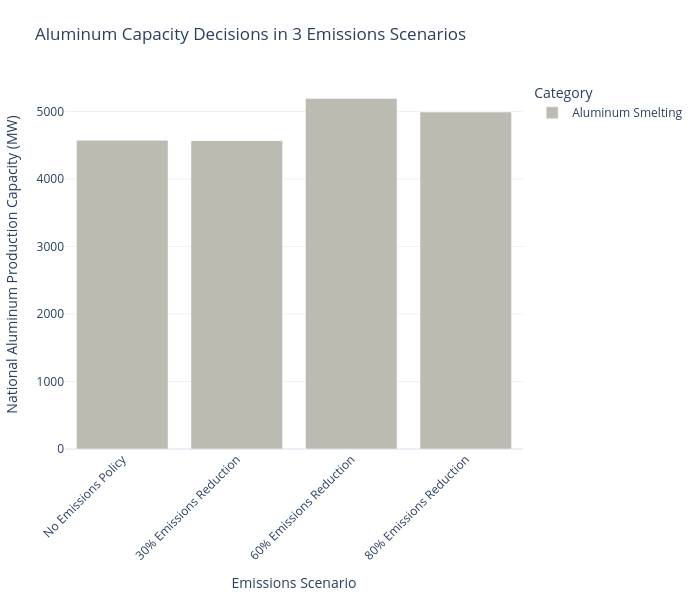

The notebook cell saved with this chart:
### Code cell
plot_stacked_bar(
    consolidate_capacity(aluminum_df).T,
    scenario_map=scenario_map,
    name_map=tech_name_map,
    color_map=custom_color_map,
    title_name = "Aluminum Capacity Decisions in 3 Emissions Scenarios",
    xaxis_name="Emissions Scenario",
    yaxis_name="National Aluminum Production Capacity (MW)",
    width=700
)

### Figure 1 — Plotly figure (JSON) as saved in the notebook; plotly's stock layout.template omitted (floating-point values rounded to 4 significant figures)
{"data": [{"hovertemplate": "Category=Aluminum Smelting<br>Emissions Scenario=%{x}<br>National Aluminum Production Capacity (MW)=%{y}<extra></extra>", "legendgroup": "Aluminum Smelting", "marker": {"color": "#bbbbb2", "pattern": {"shape": ""}}, "name": "Aluminum Smelting", "orientation": "v", "showlegend": true, "textposition": "auto", "type": "bar", "x": ["No Emissions Policy", "30% Emissions Reduction", "60% Emissions Reduction", "80% Emissions Reduction"], "xaxis": "x", "y": [4573.0, 4567.0, 5192.0, 4990.0], "yaxis": "y"}], "layout": {"barmode": "stack", "height": 600, "legend": {"title": {"text": "Category"}, "tracegroupgap": 0, "traceorder": "reversed"}, "margin": {"b": 80, "l": 60, "r": 60, "t": 80}, "title": {"text": "Aluminum Capacity Decisions in 3 Emissions Scenarios"}, "width": 700, "xaxis": {"anchor": "y", "domain": [0, 1], "tickangle": -45, "title": {"text": "Emissions Scenario"}}, "yaxis": {"anchor": "x", "domain": [0, 1], "title": {"text": "National Aluminum Production Capacity (MW)"}}}}
